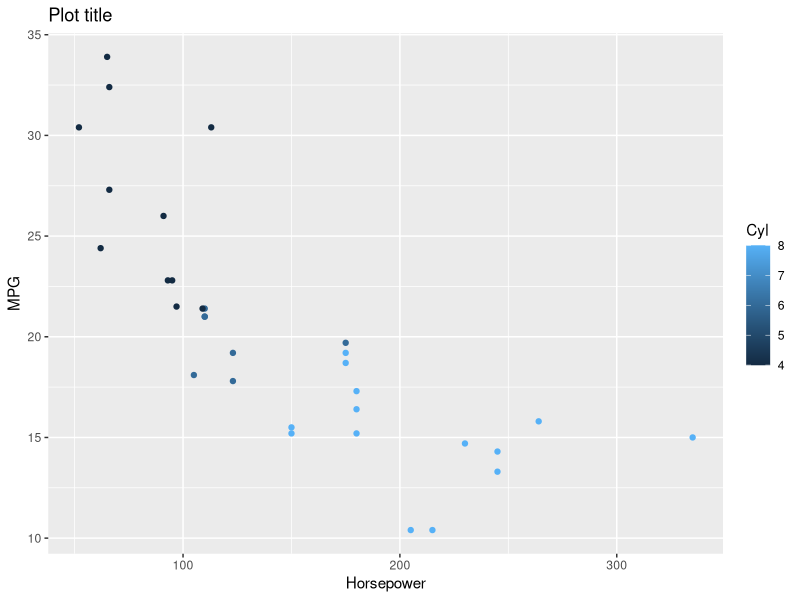
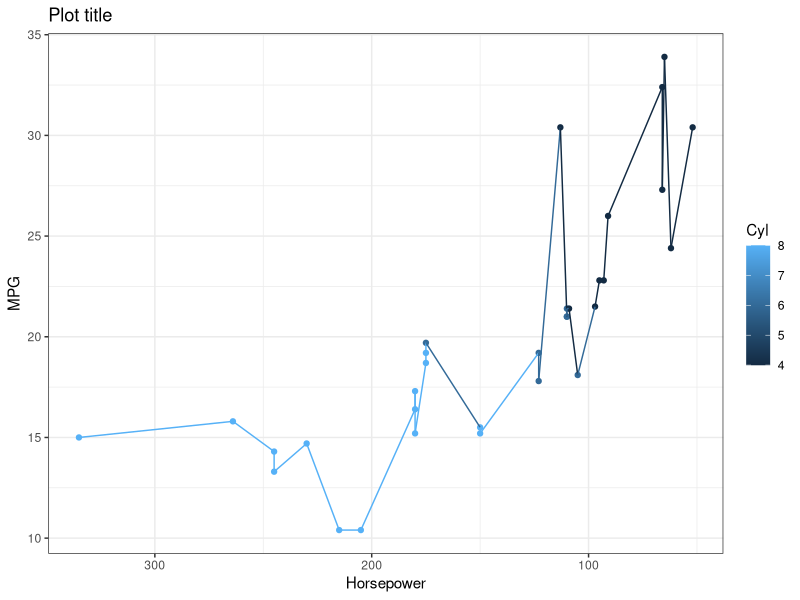

Recreate these plots in R, in order.
## ---- chunk 1

add1 <- function(number){
          number + 1
          }

add1(14)
## ---- chunk 2

library(tidyverse)

## ---- chunk 3

point_fun <- function(...) {
  ggplot(df, aes(x = x, y = y, color = color)) +
    geom_point() +
    labs(x = x_lab, y = y_lab, title = title, color = color_lab)
}


## ---- chunk 4
df <- mtcars
x <- mtcars$hp
y <- mtcars$mpg
x_lab <- "Horsepower"
y_lab <- "MPG"
color <- mtcars$cyl
color_lab <- "Cyl"
title <- "Plot title"
  
point_fun()

## ---- chunk 5

p <- point_fun()

p + theme_bw() + geom_line() + scale_x_reverse()

